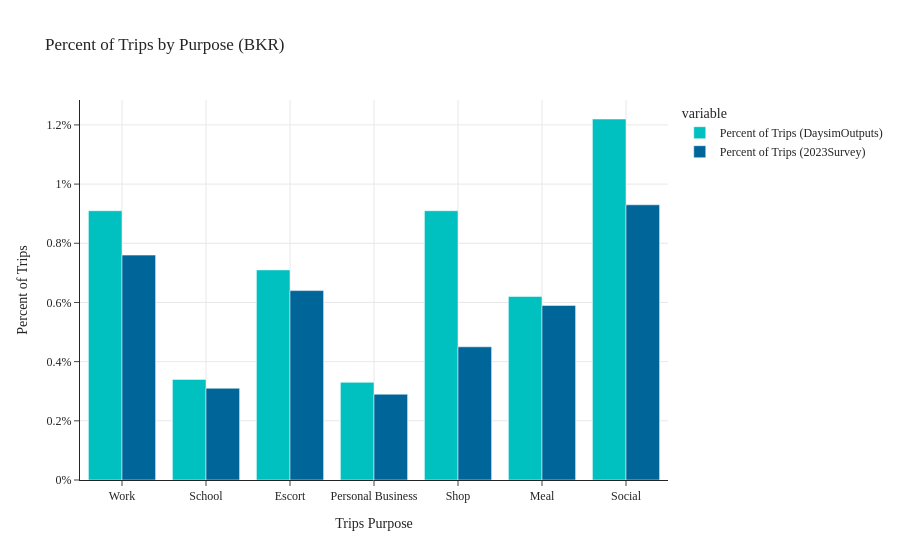

This figure's notebook cell:
### Code cell
pc_trip_by_purp(data1=data_daysim_bkr, data2=data_survey_bkr, tag='BKR')

### Figure 1 — Plotly figure (JSON) as saved in the notebook; plotly's stock layout.template omitted (floating-point values rounded to 4 significant figures)
{"data": [{"alignmentgroup": "True", "hovertemplate": "variable=Percent of Trips (DaysimOutputs)<br>Trips Purpose=%{x}<br>value=%{y}<extra></extra>", "legendgroup": "Percent of Trips (DaysimOutputs)", "marker": {"color": "#00C0C0", "pattern": {"shape": ""}}, "name": "Percent of Trips (DaysimOutputs)", "offsetgroup": "Percent of Trips (DaysimOutputs)", "orientation": "v", "showlegend": true, "textposition": "auto", "type": "bar", "x": ["Work", "School", "Escort", "Personal Business", "Shop", "Meal", "Social"], "xaxis": "x", "y": [0.91, 0.34, 0.71, 0.33, 0.91, 0.62, 1.22], "yaxis": "y"}, {"alignmentgroup": "True", "hovertemplate": "variable=Percent of Trips (2023Survey)<br>Trips Purpose=%{x}<br>value=%{y}<extra></extra>", "legendgroup": "Percent of Trips (2023Survey)", "marker": {"color": "#006598", "pattern": {"shape": ""}}, "name": "Percent of Trips (2023Survey)", "offsetgroup": "Percent of Trips (2023Survey)", "orientation": "v", "showlegend": true, "textposition": "auto", "type": "bar", "x": ["Work", "School", "Escort", "Personal Business", "Shop", "Meal", "Social"], "xaxis": "x", "y": [0.76, 0.31, 0.64, 0.29, 0.45, 0.59, 0.93], "yaxis": "y"}], "layout": {"barmode": "group", "legend": {"title": {"text": "variable"}, "tracegroupgap": 0}, "title": {"text": "Percent of Trips by Purpose (BKR)"}, "xaxis": {"anchor": "y", "domain": [0.0, 1.0], "showgrid": true, "title": {"text": "Trips Purpose"}}, "yaxis": {"anchor": "x", "domain": [0.0, 1.0], "showgrid": true, "ticksuffix": "%", "title": {"text": "Percent of Trips"}}}}
